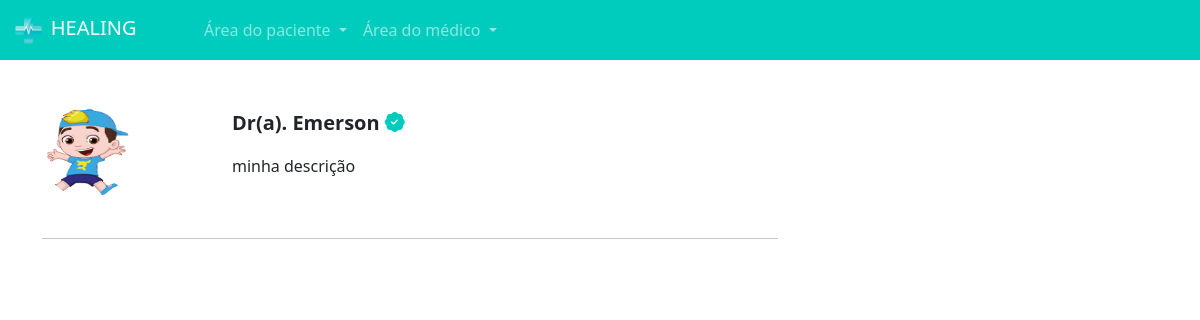
/pacientes/escolher_horario/1/ (signed in), run on an earlier commit of the app's database.
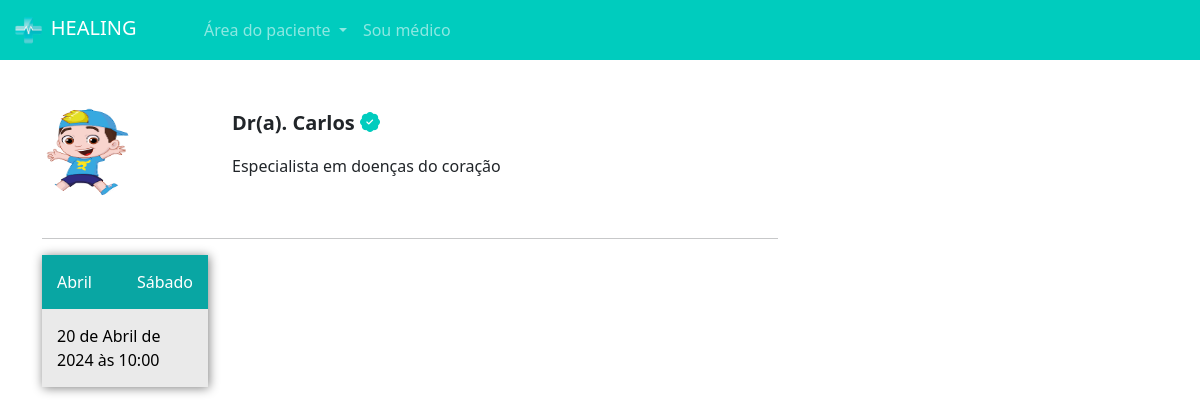
And on a later commit of the database.
### medico/models.py (models this page shows, shortened)
class DadosMedico(models.Model):
    crm = models.CharField(max_length=30)
    nome = models.CharField(max_length=100)
    cep = models.CharField(max_length=15)
    rua = models.CharField(max_length=100)
    bairro = models.CharField(max_length=100)
    numero = models.IntegerField()
    rg = models.ImageField(upload_to="rgs")
    cedula_identidade_medica = models.ImageField(upload_to='cim')
    foto = models.ImageField(upload_to="fotos_perfil")
    user = models.ForeignKey(User, on_delete=models.DO_NOTHING)
    descricao = models.TextField(null=True, blank=True)
    especialidade = models.ForeignKey(Especialidades, on_delete=models.DO_NOTHING, null=True, blank=True)
    valor_consulta = models.FloatField(default=100)

class DatasAbertas(models.Model):
    data = models.DateTimeField()
    user = models.ForeignKey(User, on_delete=models.DO_NOTHING)
    agendado = models.BooleanField(default=False)

### paciente/views.py (the view)
# urls.py: path('escolher_horario/<int:id_dados_medicos>/', views.escolher_horario, name="escolher_horario"),
def escolher_horario(request, id_dados_medicos):
    if request.method == "GET":
        medico = DadosMedico.objects.get(id=id_dados_medicos)
        datas_abertas = DatasAbertas.objects.filter(user=medico.user).filter(data__gte=datetime.now()).filter(agendado=False)
        return render(request, 'escolher_horario.html', {'medico': medico, 'datas_abertas': datas_abertas, 'is_medico': is_medico(request.user)})

### medico/models.py (called while the page is built)
def is_medico(user):
     return DadosMedico.objects.filter(user=user).exists()

### paciente/templates/escolher_horario.html (shortened to what this page needs)
{% extends "base.html" %} {% load static %} {% block 'head' %}
<link rel="stylesheet" href="{% static 'medicos/css/abrir_horario.css' %}" />
<link rel="stylesheet" href="{% static 'usuarios/css/usuarios.css' %}" />
<link rel="stylesheet" href="{% static 'medicos/css/cadastro_medico.css' %}" />
<link rel="stylesheet" href="{% static 'pacientes/css/home.css' %}" />
<link
  rel="stylesheet"
  href="https://cdn.jsdelivr.net/npm/bootstrap-icons@1.11.3/font/bootstrap-icons.min.css"
/>
{% endblock 'head' %}
{% block 'body' %}
{% include "partials/navbar.html" %}
<div class="container">
  <br /><br />
  <div class="row">
    <div class="col-md-8">
      <div class="row">
        <div class="col-md-3">
          <img src="{{medico.foto.url}}" class="foto-perfil-card" alt="" />
        </div>
        <div class="col-md">
          <p style="font-size: 20px" class="p-bold">
            Dr(a). {{medico.nome}}
            <i class="bi bi-patch-check-fill icon-main"></i>
          </p>
          <p>{{medico.descricao}}</p>
        </div>
      </div>
      <br />
      <hr />
      <div class="row">
     {% for data_aberta in datas_abertas %}
        <div class="col-md-3">
          <a class="link" href="{% url 'agendar_horario' data_aberta.id %}">
            <div class="selecionar-dia">
              <div class="header-dias">
                <span class="mes">
                  {{ data_aberta.data|date:"F" }}
                </span>
                <span class="dia-semana">
                  {{ data_aberta.data|date:"l" }}
                </span>
              </div>
              <div class="conteudo-data">
                {{data_aberta.data}}
              </div>
            </div>
          </a>
          <br />
        </div>
     {% endfor %}
      </div>
    </div>
    <div class="col-md-4"></div>
  </div>
</div>
{% endblock 'body' %}

What changed in the data, as far as the page shows it:
changed DadosMedico: nome "Emerson" → "Carlos"; descricao "minha descrição" → "Especialista em doenças do coração"
added DatasAbertas: data "Abril", data "Sábado", data "20 de Abril de 2024 às 10:00"
Also different on the page:
text no longer shown: "Área do médico"
text now shown: "Sou médico"
